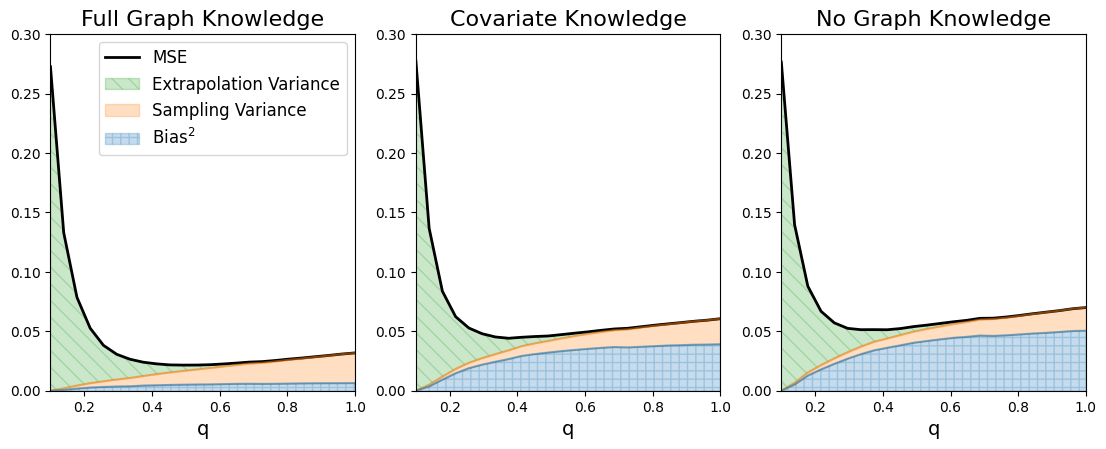

Write the Python code that produced this figure.
import pickle
import pandas as pd
import matplotlib.pyplot as plt

plt.rcParams['toolbar'] = 'None'

data_file = open("Amazon/Experiments/compare_clusterings.pkl", 'rb')
data = pickle.load(data_file)
data_file.close()

df = pd.DataFrame(data)
df = df[df['nc'] == 500]

df['mse'] = df['bias']**2 + df['var']

colors = ["tab:blue","tab:orange","tab:green"]

f,ax = plt.subplots(1,3, sharex=True, sharey=True)
f.set_figheight(2)
f.set_figwidth(8)
plt.setp(ax, xlim=(min(df['q']),1))
plt.setp(ax, ylim=(0,0.3))

ax[1].yaxis.set_tick_params(which='both', labelleft=True)
ax[2].yaxis.set_tick_params(which='both', labelleft=True)

ax[0].set_title("Full Graph Knowledge", fontsize=16)
ax[1].set_title("Covariate Knowledge", fontsize=16)
ax[2].set_title("No Graph Knowledge", fontsize=16)

for i,cl in enumerate(["graph","feature","random"]):
    axis = ax[i]
    cell_df = df[df['clustering'] == cl]

    axis.plot(cell_df['q'], cell_df['bias']**2 + cell_df['var'], color='k', linewidth=2, label="MSE")
    
    axis.plot(cell_df['q'], cell_df['bias']**2 + cell_df['var_s'], color=colors[1],alpha=0.5)
    axis.fill_between(cell_df['q'], cell_df['bias']**2 + cell_df['var_s'], cell_df['bias']**2 + cell_df['var'], color=colors[2], hatch='\\\\', alpha=0.25,label="Extrapolation Variance")

    axis.plot(cell_df['q'], cell_df['bias']**2, color=colors[0],alpha=0.5)
    axis.fill_between(cell_df['q'], cell_df['bias']**2, cell_df['bias']**2 + cell_df['var_s'], color=colors[1],alpha=0.25,label="Sampling Variance")

    axis.fill_between(cell_df['q'], 0, cell_df['bias']**2, color=colors[0], hatch='++', alpha=0.25, label="Bias$^2$")

for axis in ax:
    axis.set_xlabel("q", fontsize=14)
    #axis.set_ylabel("MSE", fontsize=14)

f.subplots_adjust(bottom=0.25)
ax[0].legend(prop={'size': 12})
plt.show()
f.savefig("compare_clusterings_plot.png",bbox_inches='tight')